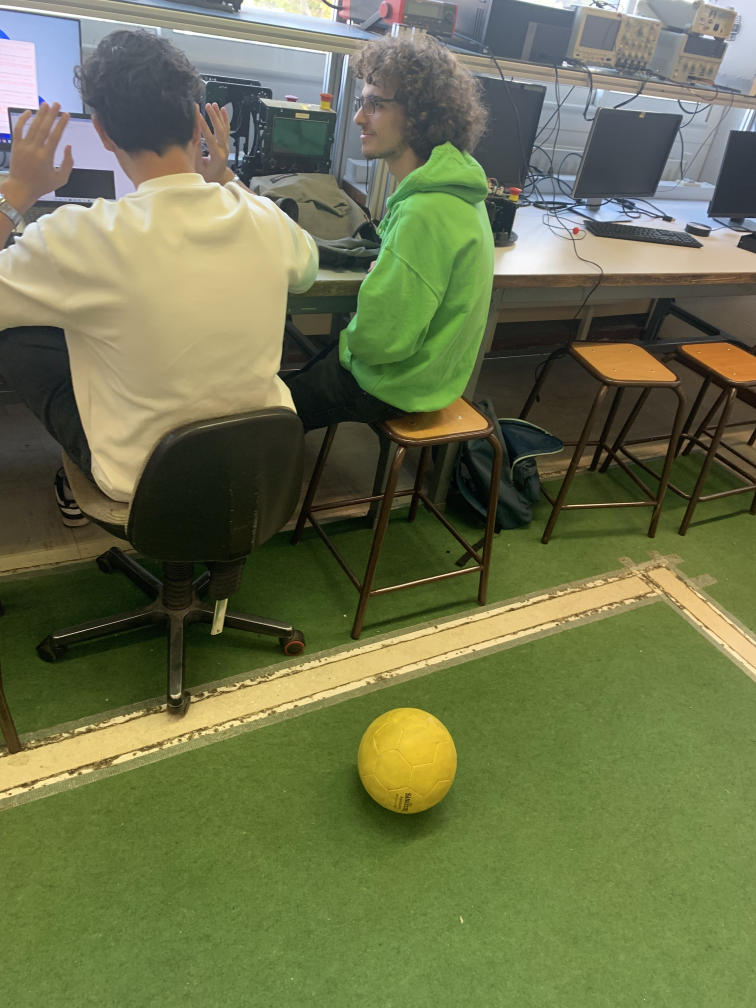
#> input picture SAE_GIES_Vision/Ballon.jpg, 3024 x 4032 px (shown at 1/4 size)
$ python Suivi_ballon.py
#> lines starting #> are read from the running program, lines starting #| are printed output that depends on the picture; after the words box and inside, x2 and y2 are one past the last pixel; in counts of white or black regions, pixels touching at a corner belong together
import cv2
import numpy as np
img = cv2.imread("Ballon.jpg")
#> img is the input picture: shape (4032, 3024, 3); mean B, G, R 77.7, 115.2, 108.7
hauteur = 1000
largeur = 1000

img = cv2.resize(img,(largeur,hauteur), interpolation=cv2.INTER_AREA)
#> img: shape (1000, 1000, 3)
#cv2.imshow('RoboCup␣image', img)
cv2.waitKey(0)


imagehsv = cv2.cvtColor(img, cv2.COLOR_BGR2HSV)
#> imagehsv: shape (1000, 1000, 3); mean H, S, V 45.6, 105.2, 121.8
#H, S, V = cv2.split(imagehsv)
#cv2.imshow("Hue", H)
cv2.waitKey(0)
#cv2.imshow("Saturation", S)
cv2.waitKey(0)
#cv2.imshow("Value", V)
cv2.waitKey(0)

hauteur = img.shape[0]
#> hauteur = 1000
largeur = img.shape[1]
#> largeur = 1000

#Filtre Jaune
lower_yellow = np.array([20, 100, 100]) #code hsv
upper_yellow = np.array([30,255,255])
imagemaskyellow = cv2.inRange(imagehsv, lower_yellow, upper_yellow)
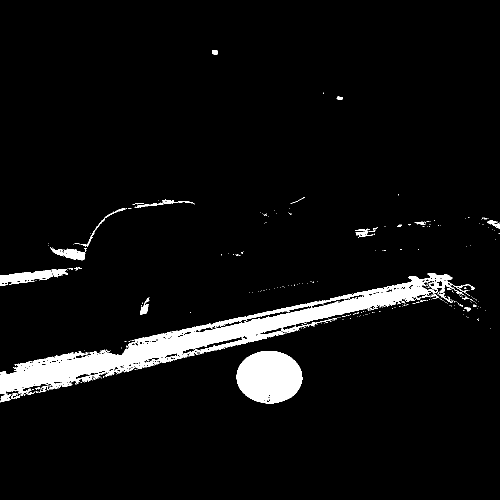
#> imagemaskyellow: shape (1000, 1000) (shown at 1/2 size); 5.3% white; 382 white regions (346 under 20 px), largest, box (x1, y1, x2, y2) and area: (0, 546, 929, 792) 36322, (473, 702, 605, 807) 10782, (0, 540, 106, 567) 1556
yellow_filtered_img = cv2.bitwise_and(img, img, mask=imagemaskyellow)
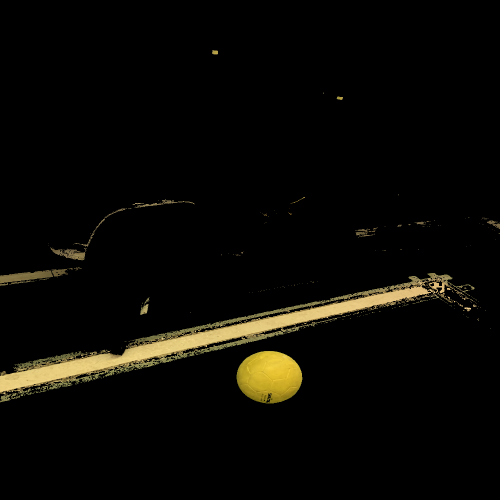
#> yellow_filtered_img: shape (1000, 1000, 3) (shown at 1/2 size); mean B, G, R 4.8, 8.8, 10
cv2.imshow("Image␣Masque␣Jaune", yellow_filtered_img)
cv2.waitKey(0)

image_jaune = np.zeros((hauteur, largeur, 3), dtype=np.uint8)
image_jaune[:, :, 1] = 255
image_jaune[:, :, 2] = 255

yellow_filtered_img = cv2.bitwise_and(image_jaune, image_jaune, mask=imagemaskyellow)
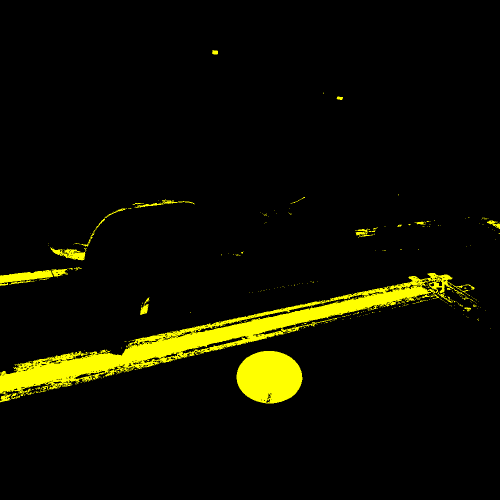
#> yellow_filtered_img: shape (1000, 1000, 3) (shown at 1/2 size); mean of channels 0, 1, 2 0, 13.6, 13.6; drawn as B, G, R
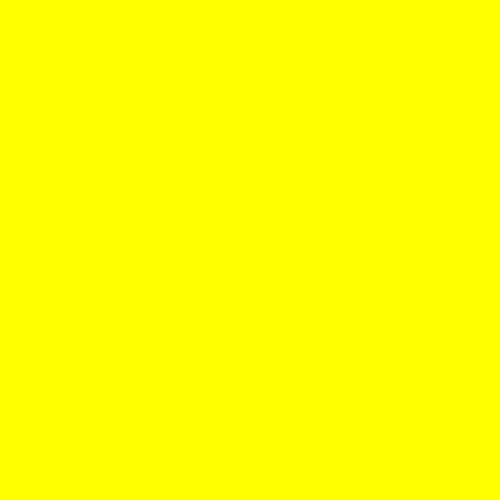
#> image_jaune: shape (1000, 1000, 3) (shown at 1/2 size); mean of channels 0, 1, 2 0, 255, 255; drawn as B, G, R
#cv2.imshow("Image jaune", yellow_filtered_img)

gris = cv2.cvtColor(yellow_filtered_img, cv2.COLOR_BGR2GRAY)

kernel = np.ones((5,5), np.uint8)
gris = cv2.erode(gris, kernel, iterations=1)
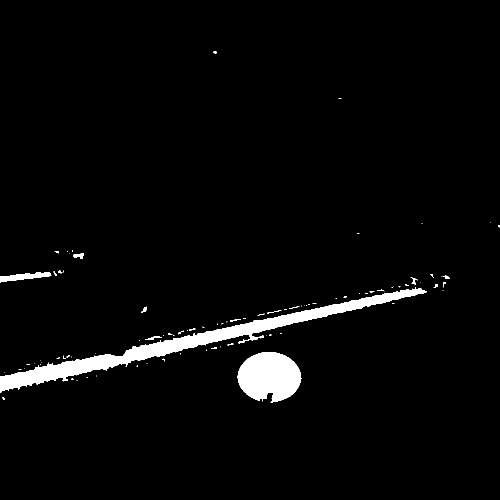
#> gris: shape (1000, 1000) (shown at 1/2 size); values 0 (black) and 226 (white), 3.2% white; 92 white regions (70 under 20 px), largest, box (x1, y1, x2, y2) and area: (0, 574, 853, 785) 19918, (475, 704, 603, 805) 9643, (0, 544, 103, 565) 1020
gris = cv2.dilate(gris, kernel, iterations=2)
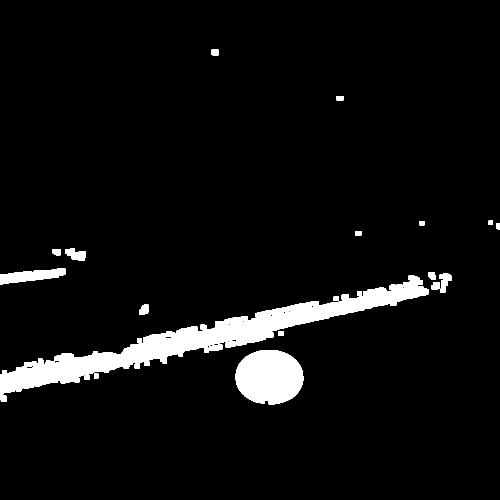
#> gris: shape (1000, 1000) (shown at 1/2 size); values 0 (black) and 226 (white), 5.4% white; 22 white regions

# Trouver les contours dans l'image
contours, _ = cv2.findContours(gris, cv2.RETR_EXTERNAL, cv2.CHAIN_APPROX_SIMPLE)
#> contours = 22 contours; largest, box (x1, y1, x2, y2) and area: (0, 551, 857, 789) 35558, (471, 700, 607, 809) 11580, (0, 537, 131, 569) 2265, (131, 497, 172, 522) 632, (879, 547, 904, 586) 522

# Parcourir les contours
for contour in contours:
    # Ignorer les petits contours
    if cv2.contourArea(contour) > 500:  # 500 est une valeur à ajuster en fonction de votre image
        # Calculer le cercle englobant du contour
        ((x, y), rayon) = cv2.minEnclosingCircle(contour)

        # Vérifier si le contour est suffisamment circulaire
        area = cv2.contourArea(contour)
        perimeter = cv2.arcLength(contour, True)
        circularity = 4 * np.pi * (area / (perimeter * perimeter))
        if 0.8 <= circularity <= 1.2:  # Ces valeurs peuvent nécessiter un ajustement
            cv2.circle(img, (int(x), int(y)), int(rayon), (0, 255, 0), 2)
#> this loop made 22 passes
#> (x, y, rayon, area, perimeter, circularity) on passes 5, 11, 12, 14, 16: (538.5, 754, 67.86, 11580.5, 418.1, 0.833), (428, 683, 440.7, 35558, 2733.1, 0.0598), (888.9, 566.2, 20.43, 522, 127.8, 0.402), (65, 552.5, 66.82, 2265, 308.1, 0.3), (150, 508.7, 21.8, 631.5, 123.6, 0.52)
#> contour on passes 2, 3, 6, 8, 9, 19: [[169, 751], [169, 759], [179, 759], [179, 751]], [[188, 747], [188, 756], [196, 756], [196, 747]], [[556, 662], [556, 670], [567, 670], [567, 662]], [[667, 593], [667, 601], [677, 601], [677, 593]], [[714, 583], [714, 591], [723, 591], [723, 583]], [[839, 442], [839, 450], [848, 450], [848, 442]]
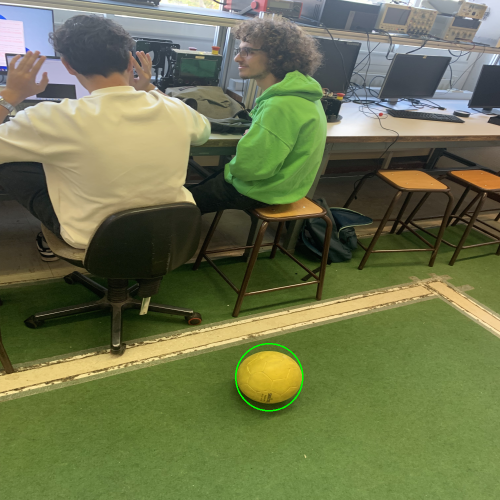
#> img: shape (1000, 1000, 3) (shown at 1/2 size); mean B, G, R 77.6, 115.4, 108.7

# Afficher l'image avec le cercle autour du ballon
cv2.imshow('Suivi du Ballon', img)
